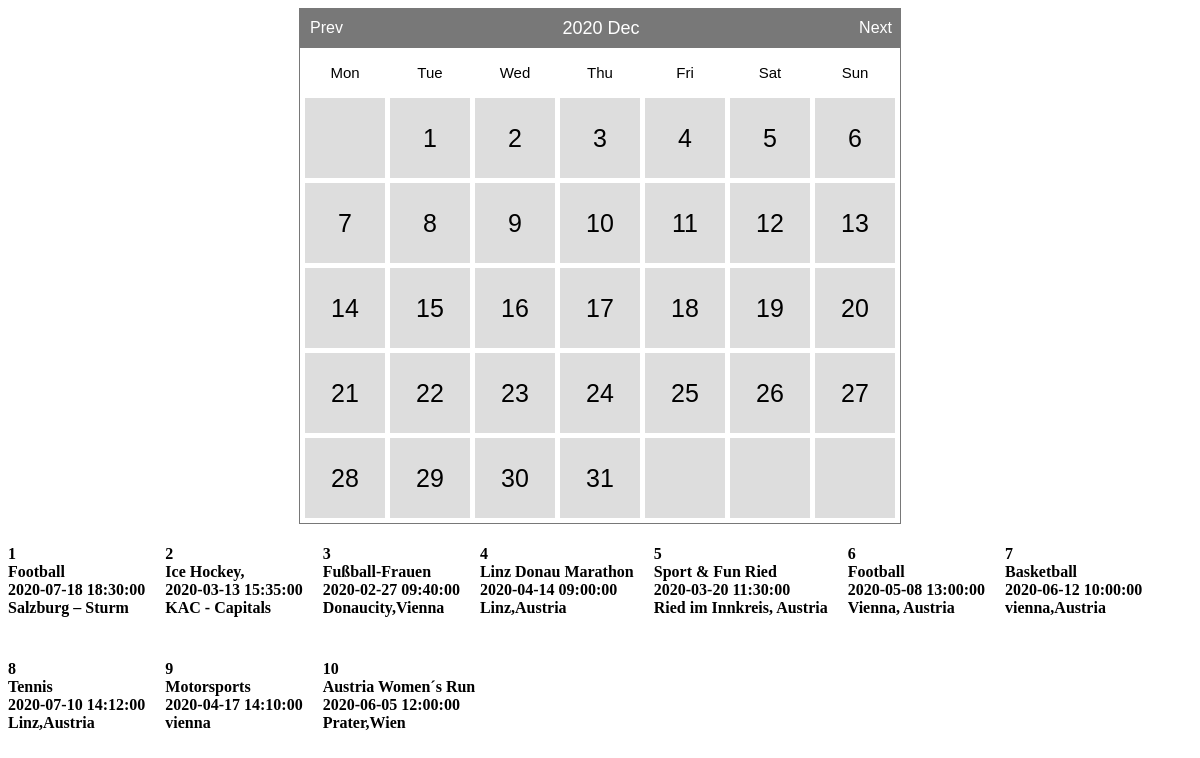
/index.php?month=12&year=2020, run on the app's committed database.
### tables this page shows
CREATE TABLE `all_events` (
  `Id` int(11) NOT NULL,
  `event_date` datetime DEFAULT NULL,
  `event_type` varchar(75) DEFAULT NULL,
  `address` varchar(80) DEFAULT NULL
);

### index.php (the view, shortened to what this page needs)
<html>
<head>
<link href="calendar.css" type="text/css" rel="stylesheet" />
</head>
<body>
<?php
include 'calendar.php';
include_once 'connection.php';
$calendar = new Calendar();
echo $calendar->show();
$sql = "SELECT * FROM all_events;";
$result = mysqli_query($conn, $sql);
if($result > 0){
	while ($row = mysqli_fetch_assoc($result)){
		echo '<h4 style="float:left; padding-right:20px;">'.$row['Id']."<br>";
		echo $row['event_type']."<br>";
		echo $row['event_date']."<br>";
		echo $row['address']."<br>";
	}
}
?>
</body>
</html>

### data on the page
all_events: Id "1", event_type "Football", event_date "2020-07-18 18:30:00", address "Salzburg – Sturm"
all_events: Id "2", event_type "Ice Hockey,", event_date "2020-03-13 15:35:00", address "KAC - Capitals"
all_events: Id "3", event_type "Fußball-Frauen", event_date "2020-02-27 09:40:00", address "Donaucity,Vienna"
all_events: Id "4", event_type "Linz Donau Marathon", event_date "2020-04-14 09:00:00", address "Linz,Austria"
all_events: Id "5", event_type "Sport & Fun Ried", event_date "2020-03-20 11:30:00", address "Ried im Innkreis, Austria"
all_events: Id "6", event_type "Football", event_date "2020-05-08 13:00:00", address "Vienna, Austria"
all_events: Id "7", event_type "Basketball", event_date "2020-06-12 10:00:00", address "vienna,Austria"
all_events: Id "8", event_type "Tennis", event_date "2020-07-10 14:12:00", address "Linz,Austria"
all_events: Id "9", event_type "Motorsports", event_date "2020-04-17 14:10:00", address "vienna"
all_events: Id "10", event_type "Austria Women´s Run", event_date "2020-06-05 12:00:00", address "Prater,Wien"

### other printed values
date('Y M',strtotime($this->currentYear.'-'.$this->currentMonth.'-1')) "2020 Dec"
$label "Mon"
$label "Tue"
$label "Wed"
$label "Thu"
$label "Fri"
$label "Sat"
$label "Sun"
$cellContent "1"
$cellContent "2"
$cellContent "3"
$cellContent "4"
$cellContent "5"
$cellContent "6"
$cellContent "7"
